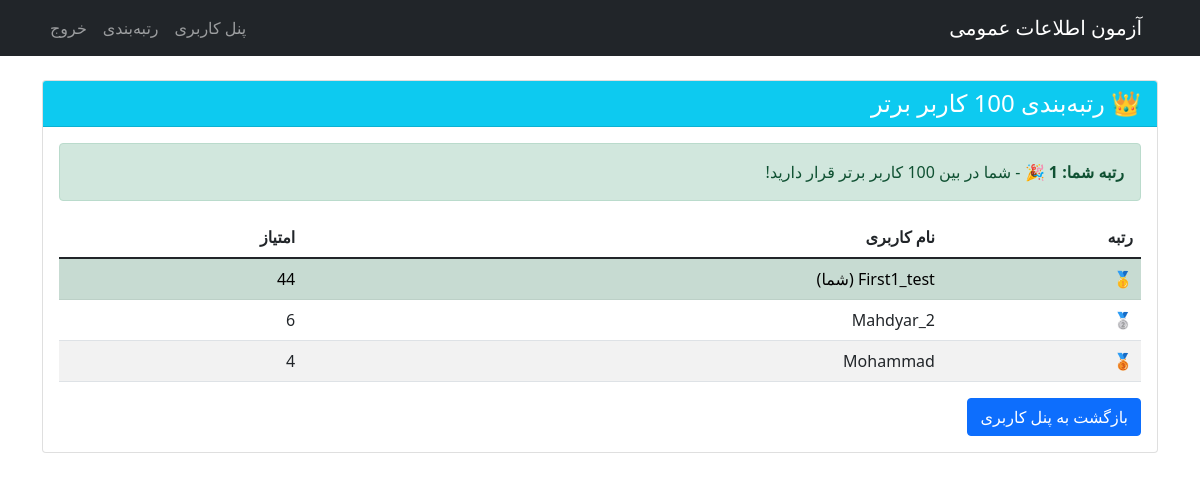
The app's page /leaderboard/ (signed in) with its own data.
### Users/models.py (models this page shows, shortened)
class CustomUser(AbstractUser):
    hearts = models.IntegerField(default=5)
    hearts_last_update = models.DateTimeField(default=timezone.now)
    total_score = models.IntegerField(default=0)
    def get_rank(self):
        users_above = CustomUser.objects.filter(total_score__gt=self.total_score).count()
        return users_above + 1

### Users/views.py (the view)
# urls.py: path('leaderboard/', views.leaderboard, name='leaderboard'),
@login_required
def leaderboard(request):
    top_users_query = CustomUser.objects.all().order_by('-total_score')
    top_users = list(top_users_query[:100])
    user_rank = request.user.get_rank()
    user_in_top_100 = any(top_user.id == request.user.id for top_user in top_users)
    context = {
        'top_users': top_users,
        'user_rank': user_rank,
        'user_in_top_100': user_in_top_100,
    }
    return render(request, 'Users/leaderboard.html', context)

### Users/templates/Users/leaderboard.html (shortened to what this page needs)
<!DOCTYPE html>
<html lang="fa" dir="rtl">
<head>
    <link href="https://cdn.jsdelivr.net/npm/bootstrap@5.1.3/dist/css/bootstrap.min.css" rel="stylesheet">
</head>
<body>
    <nav class="navbar navbar-expand-lg navbar-dark bg-dark">
        <div class="container">
            <a class="navbar-brand" href="/dashboard/">آزمون اطلاعات عمومی</a>
            <div class="navbar-nav">
                <a class="nav-link" href="/dashboard/">پنل کاربری</a>
                <a class="nav-link" href="/leaderboard/">رتبه‌بندی</a>
                <a class="nav-link" href="/logout/">خروج</a>
            </div>
        </div>
    </nav>
    <div class="container mt-4">
        <div class="card">
            <div class="card-header bg-info text-white">
                <h4 class="mb-0">👑 رتبه‌بندی 100 کاربر برتر</h4>
            </div>
            <div class="card-body">
                {% if user_in_top_100 %}
                    <div class="alert alert-success">
                        <strong>رتبه شما: {{ user_rank }} 🎉</strong> - شما در بین 100 کاربر برتر قرار دارید!
                    </div>
                {% else %}
                    <div class="alert alert-warning">
                        <strong>رتبه شما: {{ user_100 }}</strong> - برای قرارگیری در این لیست، امتیاز خود را افزایش دهید!
                    </div>
                {% endif %}
                <div class="table-responsive">
                    <table class="table table-striped">
                        <thead>
                            <tr>
                                <th>رتبه</th>
                                <th>نام کاربری</th>
                                <th>امتیاز</th>
                            </tr>
                        </thead>
                        <tbody>
                            {% for user in top_users %}
                            <tr {% if user.id == request.user.id %}class="table-success"{% endif %}>
                                <td>
                                    {% if forloop.counter == 1 %}🥇
                                    {% elif forloop.counter == 2 %}🥈
                                    {% elif forloop.counter == 3 %}🥉
                                    {% else %}{{ forloop.counter }}
                                    {% endif %}
                                </td>
                                <td>
                                    {{ user.username }}
                                    {% if user.id == request.user.id %} (شما){% endif %}
                                </td>
                                <td>{{ user.total_score }}</td>
                            </tr>
                            {% endfor %}
                        </tbody>
                    </table>
                </div>
                <a href="/dashboard/" class="btn btn-primary">بازگشت به پنل کاربری</a>
            </div>
        </div>
    </div>
</body>
</html>

### records on screen
CustomUser: username "First1_test", shows "(شما)", total_score "44"
CustomUser: username "Mahdyar_2", total_score "6"
CustomUser: username "Mohammad", total_score "4"
